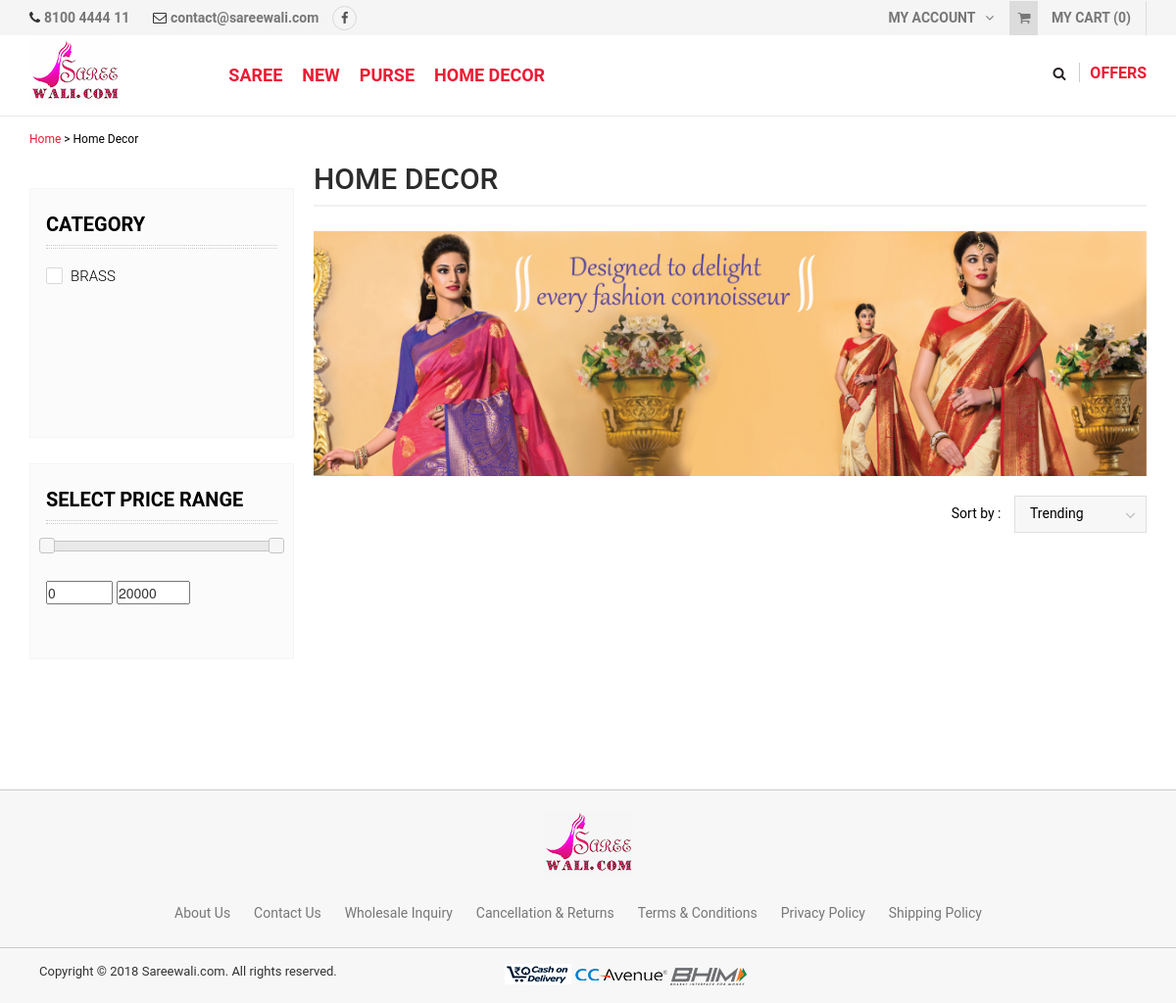
Page /product-list/home-decor on the committed database.
### tables this page shows
CREATE TABLE `saree_admin` (
  `admin_id` int(11) NOT NULL,
  `username` varchar(255) NOT NULL,
  `email` varchar(255) NOT NULL,
  `password` varchar(255) NOT NULL,
  `original_password` varchar(255) NOT NULL,
  `contact_no` varchar(255) NOT NULL,
  `address` text NOT NULL,
  `is_active` int(11) NOT NULL
);

CREATE TABLE `saree_entity` (
  `entity_id` int(11) NOT NULL,
  `name` varchar(255) NOT NULL,
  `description` tinytext NOT NULL,
  `image_path` varchar(255) NOT NULL,
  `slug` varchar(255) NOT NULL,
  `level` int(11) NOT NULL,
  `parent_id` int(11) NOT NULL,
  `sort_order` int(11) NOT NULL,
  `is_special` enum('Y','N') NOT NULL DEFAULT 'N',
  `status` enum('Y','N') NOT NULL DEFAULT 'N',
  `date_added` int(11) NOT NULL,
  `date_modified` int(11) NOT NULL
);

CREATE TABLE `saree_attr` (
  `attr_id` int(11) NOT NULL,
  `name` varchar(255) NOT NULL
);

CREATE TABLE `saree_category` (
  `category_id` int(11) NOT NULL,
  `name` varchar(255) NOT NULL
);

CREATE TABLE `saree_settings` (
  `settings_id` int(11) NOT NULL,
  `sitename` varchar(255) NOT NULL,
  `siteaddress` varchar(255) NOT NULL,
  `logoname` varchar(255) NOT NULL,
  `logopathname` varchar(255) NOT NULL,
  `facebook_page_url` varchar(255) NOT NULL,
  `gst_no` varchar(255) NOT NULL,
  `date_added` int(11) NOT NULL
);

### application/models/Defaultdata.php (called while the page is built, shortened)
<?php
class Defaultdata extends CI_Model {
	private $mydata = array();
	public function getFrontendDefaultData()
	{
		$this->mydata["tot_segments"] = $this->getUrlSegments();
		$this->mydata['general_settings'] = $this->grabSettingData();
		$this->mydata["modal"] = $this->load->view('partials/modal', null, true);
		$this->mydata['admin_profile'] = $this->grabProfileData();
		$this->mydata['final_tree'] = $this->grabTree();
		$this->mydata['prd_cat'] = $this->entitydata->grab_entity(array("level" => "1", "status" => "Y"));
		$this->data = $this->mydata;
		$this->headerdata = $this->mydata;
		$count = 0;
		$total_price = 0;
		$this->headerdata['total_price'] = number_format($total_price, 2);
		$this->headerdata['count'] = $count;
		$this->headerdata['cart'] = $this->load->view('partials/cart', $this->headerdata, true);
		$this->data["header"] = $this->load->view('partials/header', $this->headerdata, true);
		$this->data["head"] = $this->load->view('partials/head', null, true);
		$this->data["upper_footer"] = $this->load->view('partials/upper_footer', $this->headerdata, true);
		$this->data["footer"] = $this->load->view('partials/footer', null, true);
		$this->data["foot"] = $this->load->view('partials/foot', null, true);
		return $this->data;
	}
	public function grabTree(){
		$tree = $this->entitydata->grab_entity(array(), array(), array(), array("entity_id" => "asc"));
		return $this->buildTree($tree);
	}
	public function getUrlSegments()
	{
		$all_segment=$this->uri->segment_array();
		return $all_segment;
	}
	public function grabSettingData(){
		$query = $this->db->get(TABLE_SETTINGS);
		return $query->row();
	}
	public function grabProfileData(){
		$query = $this->db->get(TABLE_ADMIN);
		return $query->row();
	}
	public function buildTree(array $elements, $parentId = 0) {
	    $branch = array();
	    foreach ($elements as $element) {
	        if ($element->parent_id == $parentId) {
	            $children = $this->buildTree($elements, $element->entity_id);
	            if ($children) {
	                $element->children = $children;
	            }
	            $branch[] = $element;
	        }
	    }
	    return $branch;
	}
}
?>

### application/controllers/Product.php (called while the page is built, shortened)
<?php
	class Product extends CI_Controller {
		public $data = array();
		private $perPage = 6;
		public function __construct(){
			$this->load->model('bannerdata');
			$this->load->model('entitydata');
			$this->load->model('userdata');
			$this->load->model('productdata');
			$this->load->model('adsdata');
			$this->load->model('reviewdata');
			$this->load->model('cartdata');
			$this->data = $this->defaultdata->getFrontendDefaultData();
		}
		public function product_list($entity, $sub_entity = null){
			$this->load->library('breadcrumb');
			$entity_data = $this->entitydata->grab_entity(array("slug" => $entity));
			$this->breadcrumb->add('Home', base_url());
			$this->breadcrumb->add($entity_data[0]->name, base_url('product-list/'.$entity));
			$order_by = TABLE_PRODUCT.".date_added DESC";
			if($sub_entity){
				$sub_entity_data = $this->entitydata->grab_entity(array("slug" => $sub_entity));
				$this->breadcrumb->add($sub_entity_data[0]->name, base_url('product-list/'.$entity));
				$product_list = $this->productdata->grab_product_list_all($sub_entity, 0, $this->perPage, $order_by);
				$this->data['entity'] = $sub_entity_data[0]->name;
			}else{
				$product_list = $this->productdata->grab_product_list_all($entity, 0 , $this->perPage, $order_by);
				$this->data['entity'] = $entity_data[0]->name;
			}
			$ent_attr = $this->entitydata->grab_entity_attribute($entity_data[0]->entity_id);
			if(!empty($ent_attr)){
				foreach ($ent_attr as $key => $value) {
					$sql = "SELECT  a.".$value->name."_id, a.name FROM ".TABLE_PREFIX.$value->name." as a INNER JOIN ".TABLE_PREFIX.'product_'.$value->name." as b ON a.".$value->name."_id = b.".$value->name."_id INNER JOIN ".TABLE_PRODUCT_ENTITY." as c ON b.product_id=c.product_id WHERE c.entity_id='".$entity_data[0]->entity_id."' ";
					$query = $this->db->query($sql);
					$result = $query->result();
					$ent_attr[$key]->ent_data = $result;
				}
			}
			$this->data['ent_attr'] = $ent_attr;
			$this->data['product_list'] = $product_list;
			$this->data['products'] = $this->load->view('partials/products', $this->data, true);
			$this->data['breadcrumb'] = $this->breadcrumb->output();
			$searchbar = $this->load->view('partials/searchbar', $this->data, true);
			$this->data['searchbar'] = $searchbar;
			$this->load->view('product_list', $this->data);
		}
	}
?>

### index.php (called while the page is built, shortened)
<?php
require_once BASEPATH.'core/CodeIgniter.php';

### application/models/Entitydata.php (called while the page is built, shortened)
<?php
class Entitydata extends CI_Model {
	public function grab_entity($cond = array(), $like = array(), $limit = array(), $order_by = array()){
		if(!empty($cond)){
			$this->db->where($cond);
		}
		if(!empty($order_by)){
			foreach($order_by as $key => $val){
				$this->db->order_by($key, $val);
			}
		}else{
			$this->db->order_by('date_added','desc');
		}
		$query = $this->db->get(TABLE_ENTITY);
		return $query->result();
	}
	public function grab_entity_attribute($entity_id){
		if(is_array($entity_id)){
			$sql = "SELECT ".TABLE_ATTR.".attr_id, ".TABLE_ATTR.".name FROM ".TABLE_ATTR." INNER JOIN ".TABLE_ENTITY_ATTRIBUTE." ON ".TABLE_ATTR.".attr_id = ".TABLE_ENTITY_ATTRIBUTE.".attr_id WHERE ".TABLE_ENTITY_ATTRIBUTE.".entity_id IN (".implode(",", $entity_id).") ORDER BY ".TABLE_ENTITY_ATTRIBUTE.".entity_attribute_id";
		}else{
			$sql = "SELECT ".TABLE_ATTR.".attr_id, ".TABLE_ATTR.".name FROM ".TABLE_ATTR." INNER JOIN ".TABLE_ENTITY_ATTRIBUTE." ON ".TABLE_ATTR.".attr_id = ".TABLE_ENTITY_ATTRIBUTE.".attr_id WHERE ".TABLE_ENTITY_ATTRIBUTE.".entity_id=".$entity_id." ORDER BY ".TABLE_ENTITY_ATTRIBUTE.".entity_attribute_id";
		}
		$query = $this->db->query($sql);
		return $query->result();
	}
}

### application/views/partials/searchbar.php (the view, shortened to what this page needs)
<div class="col-md-3">
  <form name="frmFilter" id="frmFilter" action="">
    <div class="leftBox">
      <?php
        if(!empty($ent_attr)){
          foreach ($ent_attr as $key => $value) {
      ?>
        <div class="filterBox">
          <h2><i class="fa fa-caret-down" aria-hidden="true"></i><?php echo $value->name;?> </h2>
          <div class="scroll-color">
            <ul class="filterItems">
              <?php
                if(!empty($value->ent_data)){
                  foreach ($value->ent_data as $k => $v) {
              ?>
              <li>
                <label for="<?php echo $v->{$value->name.'_id'}.'_'.$value->name;?>"><span></span><?php echo $v->name;?></label>
              </li>
              <?php
                  }
                }
              ?>
            </ul>
          </div>
        </div>
      <?php
          }
        }
      ?>
      <div class="filterBox">
        <h2><i class="fa fa-caret-down" aria-hidden="true"></i>Select Price range</h2>
        <div class="price-range-block">
          <div id="slider-range" class="price-filter-range" name="rangeInput"></div>
          <div style="margin:30px auto">
            <input type="number" min=0 max="9900" oninput="validity.valid||(value='0');" id="min_price" class="price-range-field" />
            <input type="number" min=0 max="20000" oninput="validity.valid||(value='20000');" id="max_price" class="price-range-field" />
          </div>
        </div>
      </div>
    </div>
  </form>
</div>

### application/views/partials/header.php (shortened to what this page needs)
<header>
  <div class="header-top">
    <div class="container">
      <div class="row">
        <div class="col-md-6">
        	<span class="phone">
        		<i class="fa fa-phone"></i>
        		<a href="tel:<?php echo $admin_profile->contact_no;?>"><?php echo $admin_profile->contact_no;?></a>
        	</span>
        	<span class="email">
        		<i class="fa fa-envelope-o" aria-hidden="true"></i>
        		<a href="mailto:<?php echo $admin_profile->email;?>"><?php echo $admin_profile->email;?></a>
        	</span>
        	<span class="socal">
        		<a href="<?php echo $general_settings->facebook_page_url;?>" class="fbIcon" target="_blank">
        			<i class="fa fa-facebook" aria-hidden="true"></i>
        		</a>
        	</span>
        </div>
        <div class="col-md-6">
          <ul class="tb_right">
            <li> <a href="javascript:void(0)">My Account <i class="fa fa-angle-down" aria-hidden="true"></i></a>
            </li>
            <li class="topCart">
            <?php
              echo $cart;
            ?>
            </li>
          </ul>
        </div>
      </div>
    </div>
  </div>
  <div class="header-area">
    <div class="container hide-mobile-version">
      <div class="row">
        <div class="col-md-2 logo"><a href="<?php echo base_url(); ?>" title=""><img src="<?php echo base_url(); ?>uploads/logo/logo.png" /></a></div>
        <div class="col-md-10 headerRight">
          <div class="menu-container">
            <div class="menu">
              <?php
                  function printTree($tree) {
                    if(!is_null($tree) && count($tree) > 0) {
                            echo '<ul>';
                            foreach($tree as $node) {
                                if($node->status == "Y"){
                                  if($node->is_special == "Y"){
                                    echo '<li><a class="coutreNav" href="'.base_url('product-list/'.$node->slug).'">'.$node->name.'</a>';
                                  }else{
                                    echo '<li><a slug="'.base_url('product-list/'.$node->slug).'" onclick="setRedirect(this);" href="#">'.$node->name.'</a>';
                                  }
                                  if(isset($node->children)){
                                    printTree($node->children);
                                  }
                                }
                                echo '</li>';
                            }
                            echo '</ul>';
                        }
                    }
                    printTree($final_tree[0]->children);
                ?>
            </div>
          </div>
          <div class="menu-right">
            <span class="search">
              <a href="javascript:void(0)"><i class="fa fa-search" aria-hidden="true"></i></a>
            </span> <span class="offer"><a href="javascript:void(0);">Offers</a></span> </div>
          <div class="clearfix"></div>
        </div>
        <div class="clearfix"></div>
      </div>
    </div>
  </div>
</header>

### application/views/partials/footer.php (shortened to what this page needs)
<div class="footer-bottom">
  <div class="container">
    <div class="footer-logo"><a href="<?php echo base_url(); ?>"><img src="<?php echo base_url(); ?>uploads/logo/logo.png" /></a></div>
    <ul class="footer-content">
      <li><a href="<?php echo base_url('about'); ?>">About Us</a></li>
      <li><a href="<?php echo base_url('contact'); ?>">Contact Us</a></li>
      <li><a href="<?php echo base_url('feedback'); ?>">Wholesale Inquiry</a></li>
      <li><a href="<?php echo base_url('return'); ?>">Cancellation & Returns</a></li>
      <li><a href="<?php echo base_url('term'); ?>">Terms & Conditions</a></li>
      <li><a href="<?php echo base_url('privacy'); ?>">Privacy Policy</a></li>
      <li><a href="<?php echo base_url('shipping'); ?>">Shipping Policy</a></li>
    </ul>
  </div>
</div>
<div class="copyright">
  <div class="container">
    <div class="copy-left col-xs-12 col-md-5">Copyright © 2018 <?php echo ucfirst(rtrim(preg_replace("(^https?://www.)", "",$general_settings->siteaddress), '/'));?>. All rights reserved.</div>
    <ul class="foot-paymen col-xs-12 col-md-5">
      <img src="<?php echo base_url(); ?>resources/images/payment-option.png" alt="" />
    </ul>
  </div>
</div>

### application/views/product_list.php (shortened to what this page needs)
<?php echo $head; ?>
<?php echo $header; ?>
<section class="breadcrumbs">
  <div class="container">
    <?php echo $breadcrumb;?>
  </div>
</section>
<section class="page-container">
  <div class="container">
    <div class="row">
      <?php
        echo $searchbar;
      ?>
      <div class="col-md-9 innerRight">
        <h1 class="page-title"><?php echo $entity;?></h1>
        <div class="innerBanner"><img src="<?php echo base_url('resources/images/7_web_banner_915X270-01.jpg');?>" class="img-responsive" /></div>
        <div class="filterRow"> <span>Sort by : </span>
          <div class="shortByBox"><span id="changed_txt">Trending</span>
          </div>
        </div>
      </div>
    </div>
  </div>
</section>
<?php echo $footer; ?>
<?php echo $foot; ?>

### resources/css/CustomScrollbar.css (style rules this page uses)
.mCustomScrollbar { -ms-touch-action: none; touch-action: none; }
.mCustomScrollbar.mCS_no_scrollbar { -ms-touch-action: auto; touch-action: auto; }

### rows in the picture
saree_admin: contact_no "8100 4444 11", email "contact@sareewali.com"
saree_entity: name "SAREE"
saree_entity: name "NEW"
saree_entity: name "PURSE"
saree_entity: name "HOME DECOR"
saree_attr: name "CATEGORY"
saree_category: name "BRASS"
saree_settings: siteaddress "Sareewali.com"

### other values in the picture
$count "0"
$crumb['title'] "Home"
$crumb['title'] "Home Decor"
